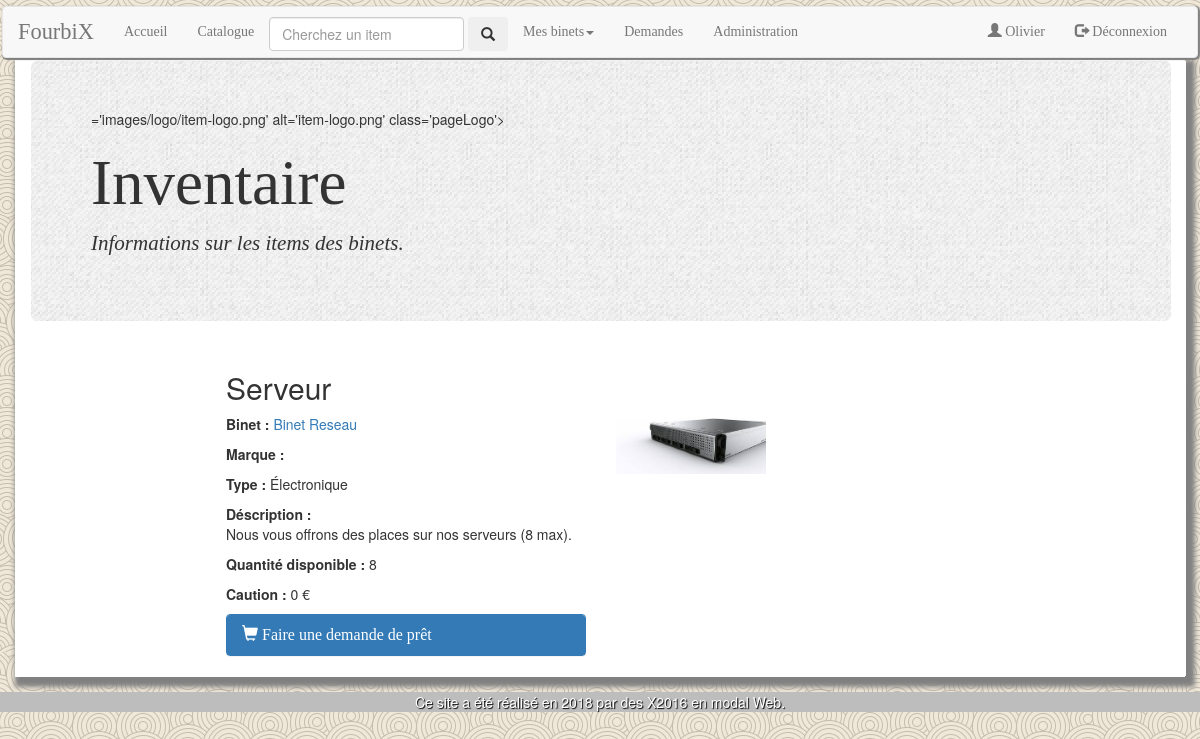
Page /index.php?page=item&id=28 (signed in) on the committed database.
### tables this page shows
CREATE TABLE `utilisateurs` (
  `prenom` varchar(64) NOT NULL,
  `nom` varchar(64) NOT NULL,
  `formation` varchar(64) NOT NULL,
  `email` varchar(128) NOT NULL,
  `login` varchar(64) NOT NULL,
  `password` varchar(40) NOT NULL,
  `naissance` date NOT NULL COMMENT 'Pour savoir si la personne est majeure.'
);

CREATE TABLE `items` (
  `id` int(11) NOT NULL,
  `nom` varchar(128) NOT NULL,
  `marque` varchar(128) DEFAULT NULL,
  `type` varchar(64) DEFAULT NULL,
  `binet` varchar(64) NOT NULL,
  `quantite` int(11) NOT NULL,
  `description` text NOT NULL,
  `image` varchar(128) NOT NULL DEFAULT 'default-itemlogo.png',
  `offre` tinyint(1) NOT NULL DEFAULT '1',
  `isstockpublic` tinyint(1) NOT NULL DEFAULT '1',
  `caution` float NOT NULL DEFAULT '0'
);

### class/Binet.php (called while the page is built, shortened)
<?php
class Binet{
    public static function generateBinetsByMember($dbh, $login){
        $query="SELECT binet FROM membres WHERE utilisateur = ? AND binet!='Administrateurs' GROUP BY binet ORDER BY binet ASC";
        $sth = $dbh->prepare($query);
        $sth->setFetchMode(PDO::FETCH_CLASS, 'Binet');
        $sth->execute(array($login));
        $binets = array();
        while($membre = $sth->fetch()){
            array_push($binets, $membre);
        }
        return $binets;
    }
}

### class/Utilisateur.php (called while the page is built, shortened)
<?php
class Utilisateur {
    public static function getUtilisateur($dbh, $login) {
        $query = "SELECT * FROM `utilisateurs` WHERE `login` = ?;";
        $sth = $dbh->prepare($query);
        $sth->setFetchMode(PDO::FETCH_CLASS, 'Utilisateur');
        $sth->execute(array($login));
        $user = $sth->fetch();
        return $user;
    }
    public static function isAdmin($dbh, $login){
        $query="SELECT `login` FROM `utilisateurs` WHERE `login` IN (SELECT `utilisateur` FROM `membres` WHERE `membres`.`role`='admin' AND `membres`.`binet`='Administrateurs') AND `login`=?;";
        $sth=$dbh->prepare($query);
        $sth->execute(array($login));
        return $sth->rowCount()==1;
    }
}

### class/Item.php (called while the page is built, shortened)
<?php
class Item{
    public static function getItemById($dbh, $id){
        $query = "SELECT * FROM items WHERE id = ?";
        $sth = $dbh->prepare($query);
        $sth->setFetchMode(PDO::FETCH_CLASS, 'Item');
        $sth->execute(array($id));
        $item = $sth->fetch();
        return $item;
    }
}
?>

### contents/item.php (the view, shortened to what this page needs)
<div class="container">
    <div class="jumbotron">
        <img >='images/logo/item-logo.png' alt='item-logo.png' class='pageLogo'>
        <h1>Inventaire</h1>
        <p>Informations sur les items des binets.</p>
    </div>
<?php
if (isset($_GET['id']) and ctype_digit($_GET['id'])){
	$item = Item::getItemById($dbh, $_GET['id']);
?>
<div class="item">
	<div class="row">
		<div class="col-md-4 col-md-offset-2">
			<h2><?php echo htmlspecialchars($item->nom) ?></h2>
		</div>
	</div>
	<div class="row">
		<div class="col-md-4 col-md-offset-2">
			<p><b>Binet : </b><a href="<?php echo 'index.php?page=binet&pageBinet=' . htmlspecialchars($item->binet); ?>"><?php echo htmlspecialchars($item->binet) ?></a></p>
			<p><b>Marque : </b><?php echo htmlspecialchars($item->marque) ?></p>
			<p><b>Type : </b><?php echo htmlspecialchars($item->type) ?></p>
			<p><b>Déscription : </b><br/><?php echo htmlspecialchars($item->description) ?></p>
			<p><b>Quantité disponible : </b><?php echo htmlspecialchars($item->quantite) ?></p>
			<p><b>Caution : </b><?php echo htmlspecialchars($item->caution) ?> &euro;</p>
		</div>
		<div class="col-md-4">
			<img src=<?php echo "\"images/items/{$item->image}\" alt=\"images/items/{$item->image}\""; ?> class="image-item-Manager">
		</div>
	</div>
</div>
<div class="demande">
<?php
		if($item->quantite > 0){
?>
	<div class="row"><div class="col-md-4 col-md-offset-2">
		<div class="panel panel-primary">
		<div class="panel-heading" data-toggle="collapse" data-target="#demande-form">
			<h3 class="panel-title"><span class="glyphicon glyphicon-shopping-cart"></span> Faire une demande de prêt</h3>
		</div>
		</div>
	</div>
</div></div>
<?php
	}
	else
		echo "<h4 style='text-align:center'>Cet item n'existe pas ou n'est pas disponible.</h4>";
}
else
	echo "<h4 style='text-align:center'>Cet item n'existe pas ou n'est pas disponible.</h4>";
?>
</div>

### utilities/utils.php (shortened to what this page needs)
<?php
function generateHTMLHeader($titre, $linkCSS) {
    echo <<<CHAINE_DE_FIN
<!DOCTYPE html>
<html>
   <head>
        <meta charset="UTF-8"/>
        <meta name="viewport" content="width=device-width, initial-scale=1">
        <link href="bootstrap/css/bootstrap.css" rel="stylesheet">
        <link rel="stylesheet" type="text/css" href="$linkCSS">
        <link rel="icon" type="image/x-icon" href="images/logo/favicon.ico" />
        <link rel="icon" type="image/png" href="images/logo/favicon.png" />
        <script type="text/javascript" src="js/jquery-1.11.0.min.js"></script>
        <script type="text/javascript" src="js/code.js"></script>
        <script type="text/javascript" src="js/sorttable.js"></script>
        <script type="text/javascript" src="bootstrap/js/bootstrap.js"></script>
        <script type="text/javascript" src="bootstrap/js/jquery.js"></script>
        <script type="text/javascript" src="bootstrap/js/npm.js"></script>
        <title>$titre</title>
    </head>
        <body>
            <div class='upperNavBar'>
            </div>
CHAINE_DE_FIN;
}
function generateHTMLFooter(){
    echo <<< CHAINE_DE_FIN
    <footer class="page-footer font-small pt-4 mt-4">
        <div class="footer-copyright py-3 text-center">
            Ce site a été réalisé en 2018 par des X2016 en modal Web.
        </div>
    </footer>
    </body>
</html>
CHAINE_DE_FIN;
}
function generateNavBar($dbh, $isLogged){
    if (!$isLogged){
        echo <<< CHAINE_DE_FIN
    <nav class="navbar navbar-default" role="navigation" style="margin:2px">
        <div class="container-fluid">
            <div class="navbar-header">
                <button type="button" class="navbar-toggle collapsed" data-toggle="collapse" data-target="#navbar" aria-expanded="false">
                    <span class="sr-only">Toggle navitagion</span>
                    <span class="icon-bar"></span>
                    <span class="icon-bar"></span>
                    <span class="icon-bar"></span>
                </button>
                <a class="navbar-brand titreSite" href="index.php">FourbiX</a>
            </div>
            <div class="navbar-collapse collapse" id="navbar">
                <ul class="nav navbar-nav">
                    <li><a href="index.php?page=accueil">Accueil</a></li>
                    <li style=margin-top:10px>
                </ul>
                <ul class="nav navbar-nav navbar-right">
                    <li><a href="index.php?page=inscription"><span class="glyphicon glyphicon-user"></span> S'inscrire</a></li>
                    <li><a href="index.php?page=accueil"><span class="glyphicon glyphicon-log-in"></span> Connexion</a></li>
                </ul>
            </div>
        </div>
    </nav>
CHAINE_DE_FIN;
    } else{
        $login= htmlspecialchars($_SESSION["login"]);
        $isAdmin= Utilisateur::isAdmin($dbh, $login);
        $binets= Binet::generateBinetsByMember($dbh, $login);
            echo <<< CHAINE_DE_FIN
    <nav class="navbar navbar-default" role="navigation" style="margin:2px">
        <div class="container-fluid">
            <div class="navbar-header">
                <button type="button" class="navbar-toggle collapsed" data-toggle="collapse" data-target="#navbar" aria-expanded="false">
                    <span class="sr-only">Toggle navitagion</span>
                    <span class="icon-bar"></span>
                    <span class="icon-bar"></span>
                    <span class="icon-bar"></span>
                </button>
                <a class="navbar-brand titreSite" href="index.php">FourbiX</a>
            </div>
            <div class="navbar-collapse collapse" id="navbar">
                <ul class="nav navbar-nav navbar-left">
                    <li><a href="index.php?page=accueil">Accueil</a></li>
                    <li><a href="index.php?page=catalogue">Catalogue</a></li>
                    <li style=margin-top:10px>
                    <form class="form-inline" method="get" action="index.php">
                        <input class="form-control mr-sm-2" type="search" name="search" placeholder="Cherchez un item" aria-label="Search">
                        <button class="btn btn-outline-success my-2 my-sm-0" type="submit" value="search" name="page"><span class="glyphicon glyphicon-search"></span></button>
                    </form></li>
CHAINE_DE_FIN;
        if (sizeof($binets) != 0){
                    echo <<< CHAINE_DE_FIN
                    <li class='dropdown'><a href="#" class="dropdown-toggle" data-toggle="dropdown" role="button" aria-haspopup="true" aria-expanded="false">Mes binets<span class="caret"></span></a>
                        <ul class="dropdown-menu">
CHAINE_DE_FIN;
            echo <<< CHAINE_DE_FIN
                        </ul>
                    </li>
CHAINE_DE_FIN;
        }
                echo '<li><a href="index.php?page=demandes">Demandes</a></li>';
            if ($isAdmin){
                echo <<< CHAINE_DE_FIN
                    <li><a href="index.php?page=administration">Administration</a></li>
CHAINE_DE_FIN;
            }
            $prenom = Utilisateur::getUtilisateur($dbh, $login)->prenom;
            echo <<< CHAINE_DE_FIN
                </ul>
                <ul class="nav navbar-nav navbar-right">
                    <li><a href="index.php?page=utilisateur"><span class="glyphicon glyphicon-user"></span> $prenom</a></li>
                    <li><a href="index.php?todo=logout&page=accueil"><span class="glyphicon glyphicon-log-out"></span> Déconnexion</a></li>
                </ul>
            </div>
        </div>
    </nav>
CHAINE_DE_FIN;
    }
}
?>

### css/style.css (style rules this page uses)
body { background: url('../images/logo/background/background-marron.png') repeat fixed; }
.navbar { box-shadow: 1px 1px 1px 1px grey; }
.navbar li a { font-family:fantasy, serif; }
footer { margin-top:15px; bottom:2px; width:100%; color:white; text-shadow:1px 1px 1px black; }
.container { background-color:white; }
.jumbotron { background: url('../images/logo/jumbotron-background.jpg') repeat fixed; }
.jumbotron h1 { font-family: "Jazz LET", serif; }
.jumbotron p { font-family: "Marker Felt", serif; font-style:italic; }
.image-item-Manager { width:100%; max-height:150px; max-width:150px; }
.titreSite { text-align:center; font-family: 'progress','Jazz LET', Impact, fantsy, serif; font-size:1.6em; }
.panel-heading { font-family: fantasy, serif; }
footer { background-color: #bdbdbd; }

### rows in the picture
utilisateurs: prenom "Olivier"
items: nom "Serveur", binet "Binet Reseau", type "Électronique", description "Nous vous offrons des places sur nos serveurs (8 max).", quantite "8", caution "0", image (picture)
